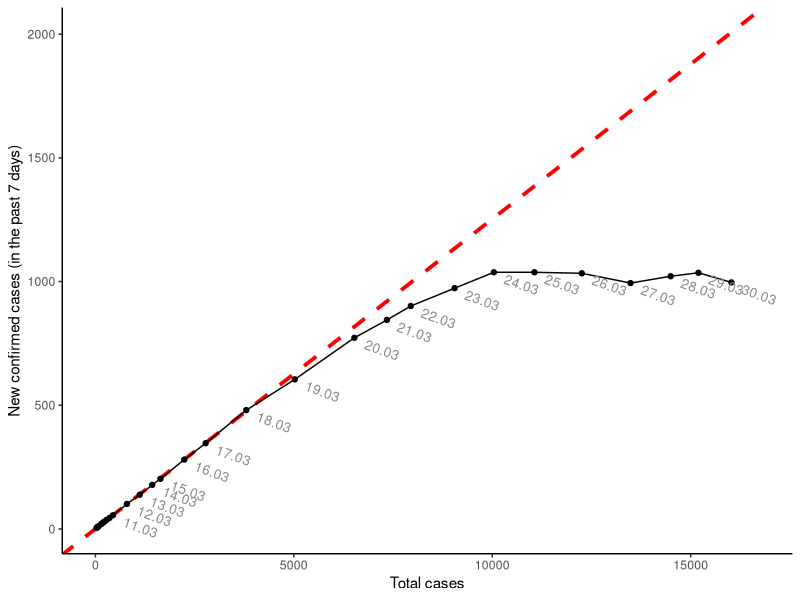
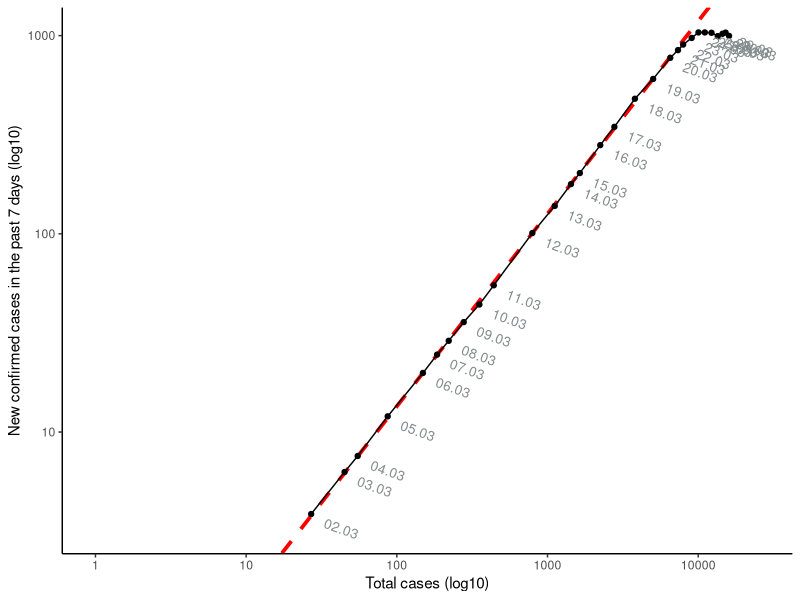
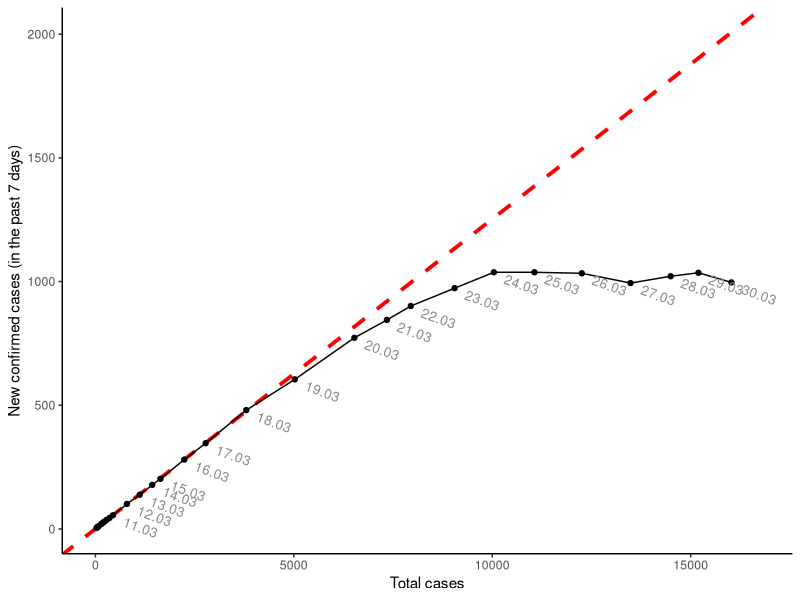
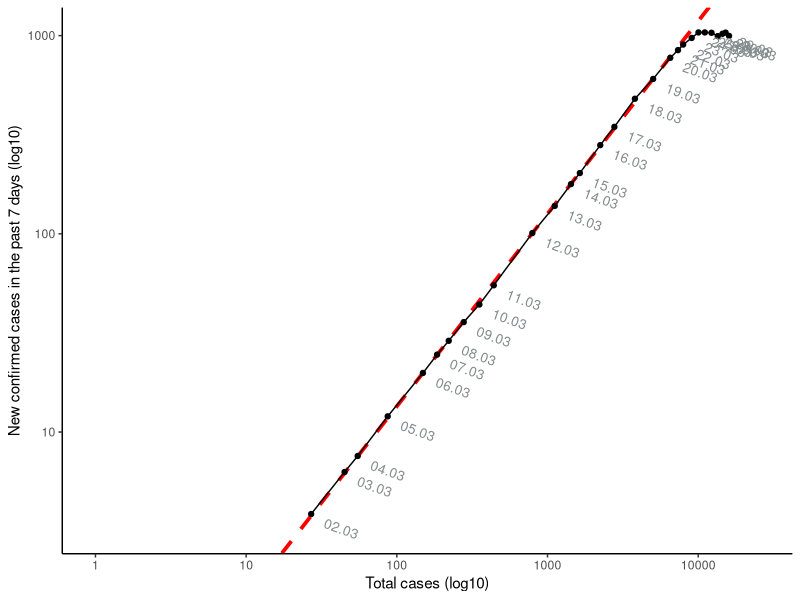

Reproduce these figures in R, in order.
library("ggplot2")

# Import data
data <- read.table("corona_data.txt", sep = "\t", header = TRUE, as.is = TRUE)

# Re-work data
data$new.cases <- NA
data$new.cases[1] <- data$CH[1]

## Compute new daily cases
for (row in 2:nrow(data)) {
  data$new.cases[row] <- data$CH[row] - data$CH[row-1]
}

## Average weekly new cases 
data$new.cases.av7 <- NA
for (row in 7:nrow(data)) {
  data$new.cases.av7[row] <- mean(data$new.cases[(row-6):row])
}

## Discard uncomplete data
data <- data[data$ds.complete,]


## Modify date format
data$date2 <- NA

for (row in 1:nrow(data)) {
  v <- unlist(strsplit(data$Date[row], "-"))
  data$date2[row] <- paste0(v[3],".",v[2])
}

## Specify data for linear regression

data$exp.phase <- FALSE
data$exp.phase[1:23] <- TRUE

## Compute linear regression

r <- lm(data$new.cases.av7[data$exp.phase] ~ data$CH[data$exp.phase])
i <- r$coefficients[1]
s <- r$coefficients[2]

## Compute linear regression

r.log <- lm(log10(data$new.cases.av7[data$exp.phase]) ~ log10(data$CH[data$exp.phase]))
i.log <- r.log$coefficients[1]
s.log <- r.log$coefficients[2]


# Plot the data

## Linear scale
plot <- ggplot(data, aes(x=CH, y=new.cases.av7, label = date2)) +
  geom_abline(intercept=i,slope=s, colour="red",size=1.3,linetype="dashed") +
  geom_line() +
  geom_point() +
  ylab("New confirmed cases (in the past 7 days)") +
  xlab("Total cases") +
  ylim(0, max(data$CH)*s) +
  geom_text(position = position_nudge(x = 700, y = -(max(data$CH)*s/40)), color = "azure4", size = 3.5, angle = -20) +
  theme(panel.grid.major = element_blank(), panel.grid.minor = element_blank(),
          panel.background = element_blank(), axis.line = element_line(colour = "black"))

print(plot)

png(filename = "new-cases_vs_total-cases_lin-plot.png", units = "in", res = 300, width = 6, height = 5)
print(plot)
dev.off()


  ## Log scale
plot.log <- ggplot(data, aes(x=CH, y=new.cases.av7, label = date2)) +
  geom_abline(intercept=i.log,slope=s.log, colour="red",size=1.3,linetype="dashed") +
  geom_line() +
  geom_point() +
  scale_y_log10(name = "New confirmed cases in the past 7 days (log10)") +
  scale_x_log10(name = "Total cases (log10)") +
  geom_text(position = position_nudge(x = 0.2, y = -0.075), color = "azure4", size = 3.5, angle = -20) +
  theme(panel.grid.major = element_blank(), panel.grid.minor = element_blank(),
        panel.background = element_blank(), axis.line = element_line(colour = "black"))

print(plot.log)

png(filename = "new-cases_vs_total-cases_log-plot.png", units = "in", res = 300, width = 6, height = 5)
print(plot.log)
dev.off()
